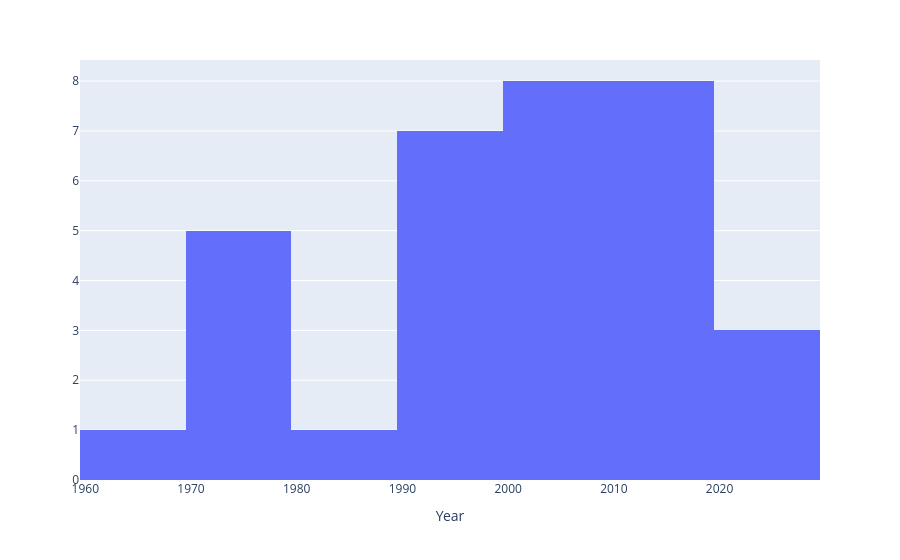

The code cell stored with this chart in its notebook:
### Code cell
fig = px.histogram(df, x="Year")
fig.update_layout(yaxis_title=None)
fig.show()

### Figure 1 — Plotly figure (JSON) as saved in the notebook; plotly's stock layout.template omitted (floating-point values rounded to 4 significant figures)
{"data": [{"bingroup": "x", "hovertemplate": "Year=%{x}<br>count=%{y}<extra></extra>", "legendgroup": "", "marker": {"color": "#636efa", "pattern": {"shape": ""}}, "name": "", "orientation": "v", "showlegend": false, "type": "histogram", "x": [1970, 1979, 2015, 2019, 2011, 1997, 2004, 2009, 1990, 2024, 1994, 2013, 2024, 1977, 2008, 1981, 2013, 1994, 1990, 2018, 1992, 2002, 1999, 1975, 2003, 1977, 2019, 2000, 2001, 2020, 1964, 2002, 2013], "xaxis": "x", "yaxis": "y"}], "layout": {"barmode": "relative", "legend": {"tracegroupgap": 0}, "margin": {"t": 60}, "xaxis": {"anchor": "y", "domain": [0, 1], "title": {"text": "Year"}}, "yaxis": {"anchor": "x", "domain": [0, 1], "title": {}}}}
